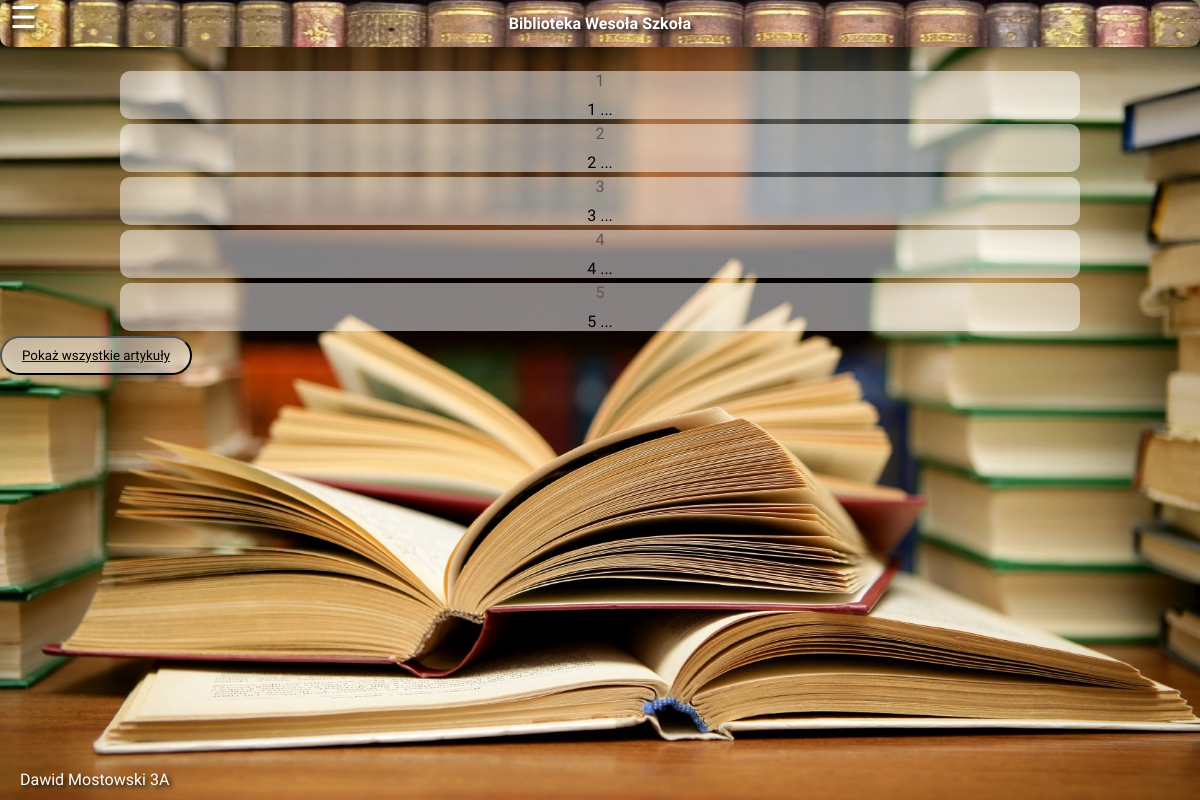
The page / on the database its author committed.
### tables this page shows
CREATE TABLE `artykul` (
  `artykul_id` int(11) NOT NULL,
  `title` varchar(100) NOT NULL,
  `tresc` mediumtext NOT NULL,
  `link` varchar(100) NOT NULL,
  `autor` varchar(255) NOT NULL
);

### wpisy.php (the view, shortened to what this page needs)
<?php
    $host = "localhost";
    $dbname = "wiai";
    $username = "root";
    $password = "";
    $connect = mysqli_connect($host, $username, $password, $dbname);
    $query = 'SELECT `artykul_id`, `title`, `tresc`, `link`, `autor` FROM `artykul` WHERE 1';
    $data = mysqli_query($connect, $query);
    $counter = 0;
    if (mysqli_num_rows($data) > 0)
    {
        while($row = mysqli_fetch_assoc($data))
        {
            echo "<div id='wpis' class='artykul'><a href='artykul.php?id=".$row['artykul_id']."'>".$row['title']."</a><article>".substr($row['tresc'],0,150)." ...</article></div>";
            $counter++;
            if ($counter >= 5) {
                break;
            }
        }
    }
?>

### style.css (style rules this page uses)
* { margin: 0px; font-family: 'Playpen Sans', cursive; }
body { background-image: url('./zdj/ksiazki.jpg'); background-repeat: no-repeat; background-attachment: fixed; background-size: 100% 100%; width: auto; height: 100vh; font-family: 'Lato', sans-serif; }
.artykul { color: #000000; text-align: center; background-color: rgba(255, 255, 255, 0.5); margin-left: auto; margin-right: auto; height: 10%; width: 80%; border-radius: 10px; margin-bottom: 5px; }
.artykul a { text-align: center; text-decoration: none; color: #5e5454; margin-left: auto; margin-right: auto; border-radius: 10px; margin-bottom: 5px; }
article { padding-top: 10px; }

### rows shown on the page
artykul: title "1", tresc "1"
artykul: title "2", tresc "2"
artykul: title "3", tresc "3"
artykul: title "4", tresc "4"
artykul: title "5", tresc "5"
